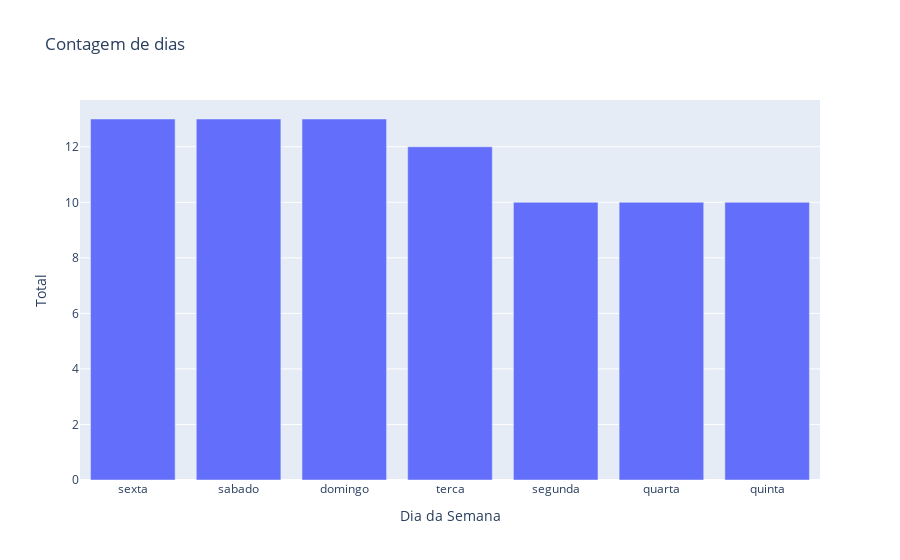

The code cell stored with this chart in its notebook:
### Code cell
fig = px.bar(
    x=df['dia_da_semana'].value_counts().index,
    y=df['dia_da_semana'].value_counts().values,
    labels={'x': 'Dia da Semana', 'y': 'Total'},
    title='Contagem de dias'
); fig.show()

### Figure 1 — Plotly figure (JSON) as saved in the notebook; plotly's stock layout.template omitted (floating-point values rounded to 4 significant figures)
{"data": [{"alignmentgroup": "True", "hovertemplate": "Dia da Semana=%{x}<br>Total=%{y}<extra></extra>", "legendgroup": "", "marker": {"color": "#636efa", "pattern": {"shape": ""}}, "name": "", "offsetgroup": "", "orientation": "v", "showlegend": false, "textposition": "auto", "type": "bar", "x": ["sexta", "sabado", "domingo", "terca", "segunda", "quarta", "quinta"], "xaxis": "x", "y": [13, 13, 13, 12, 10, 10, 10], "yaxis": "y"}], "layout": {"autosize": true, "barmode": "relative", "legend": {"tracegroupgap": 0}, "title": {"text": "Contagem de dias"}, "xaxis": {"anchor": "y", "autorange": true, "domain": [0, 1], "range": [-0.5, 6.5], "title": {"text": "Dia da Semana"}, "type": "category"}, "yaxis": {"anchor": "x", "autorange": true, "domain": [0, 1], "range": [0, 13.68], "title": {"text": "Total"}, "type": "linear"}}}
